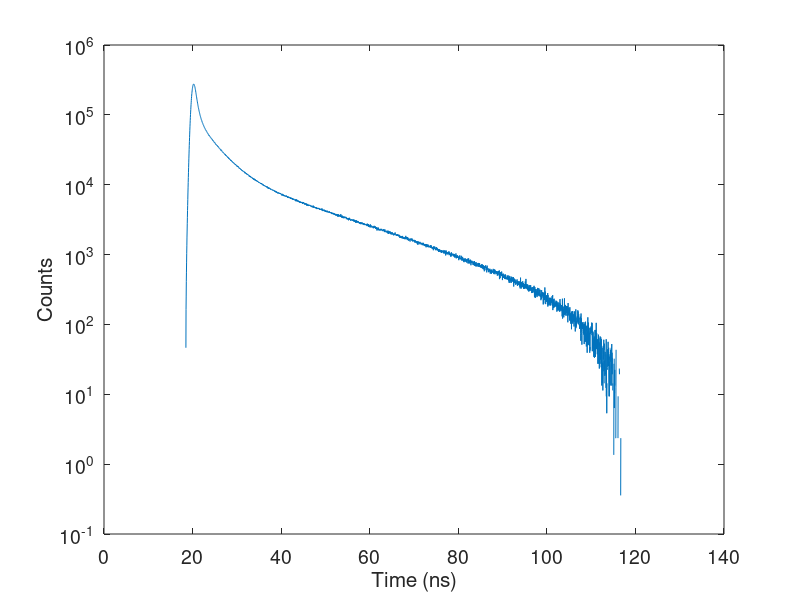
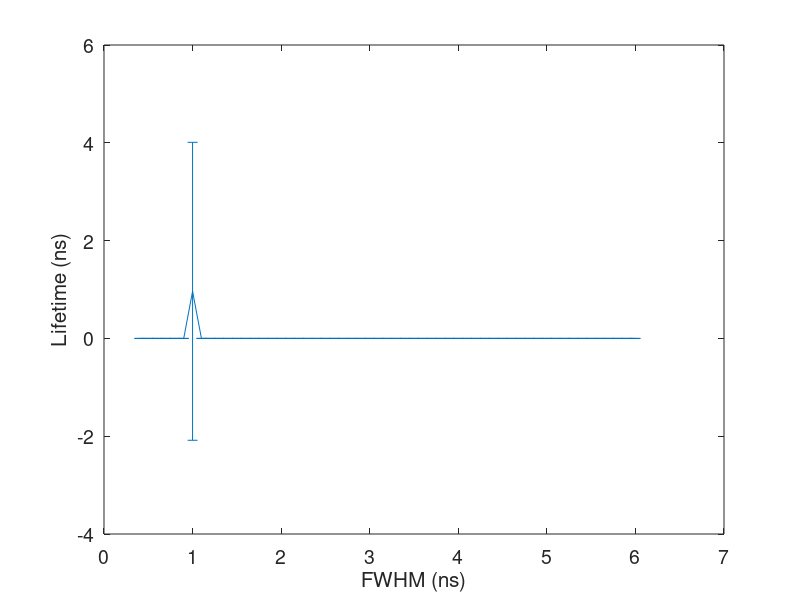

Reproduce these figures in MATLAB, in order.
close all
t=[0:0.030517578125:124.99]';
dt=0.030517578125;
a1=0.073;
a2=0.367;
a3=0.372;
a4=0.188;
a5=0;
t1=0.0345;
t2=4.25;
t3=22.586;
t4=0.633;
t5=1;
mt=1;
n=500;
maxval=length(t);
fs=15;

if mt==1
ymod=(a1*exp(-t/t1)/t1+a2*exp(-t/t2)/t2+a3*exp(-t/t3)/t3+a4*exp(-t/t4)/t4+a5*exp(-t/t5)/t5);
end
if mt==2
ymod=(a1*exp(-t/t1)+a2*exp(-t/t2)+a3*exp(-t/t3)+a4*exp(-t/t4)+a5*exp(-t/t5));
end
abs_tau=a1*t1+a2*t2+a3*t3+a4*t4+a5*t5;
abs_sum=a1/t1+a2/t2+a3/t3+a4/t4+a5/t5;
abs_tau1=t1*a1/t1/abs_sum+t2*a2/t2/abs_sum+t3*a3/t3/abs_sum+t4*a4/t4/abs_sum+t5*a5/t5/abs_sum;
resultss=zeros(57,2);
for wn=10:10
width=wn/23.55;

irf=exp(-((t-20)/(1.44*width)).^2);
irf=irf/sum(irf);
ycolv=conv( ymod, irf);
ycolv=ycolv(1:maxval);
ltsresult=zeros(10,1);
for sn=1:1
ynoise=poissrnd(ycolv*1000000+100);
[M,I] = max(ynoise);
ynoise=ynoise-mean(ynoise(3563:4050));
y0=ynoise(I:maxval);
y0( y0 <= 0 ) = 0;
tp=t(I:maxval);
exptau=0;
for m=2:length(y0)

 taucontri=(tp(m)-tp(1))*y0(m);   


exptau=exptau+taucontri;

end
exptaufinal=exptau/sum(y0);
ltsresult(sn,1)=exptaufinal;
end

resultss(wn-3,1)=mean(ltsresult);
resultss(wn-3,2)=std(ltsresult);

end
FWHMMaxis=[4:1:60];
%plot(FWHMMaxis/23.55,resultss(:,1))


plot(t,ynoise)

set(gca, 'YScale', 'log')
set(gca,'fontsize',fs-1)
ylabel('Counts','Fontsize',fs);
xlabel('Time (ns)','Fontsize',fs);

figure;
errorbar(FWHMMaxis/10,resultss(:,1),resultss(:,2))

set(gca,'fontsize',fs-1)
ylabel('Lifetime (ns)','Fontsize',fs);
xlabel('FWHM (ns)','Fontsize',fs);

